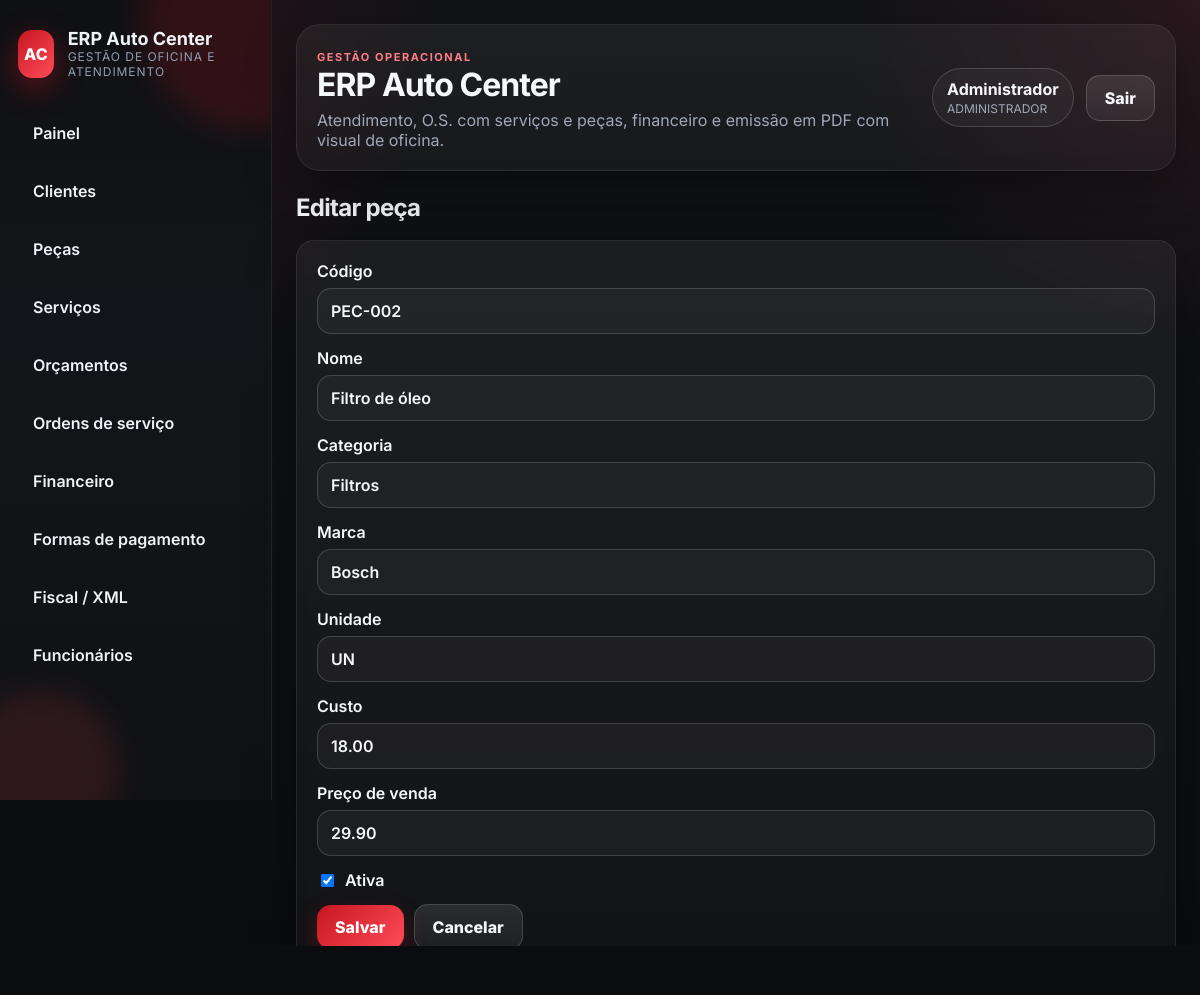
/produtos/2/editar (signed in), run on the app's committed database.
### app/models.py (models this page shows, shortened)
class TimestampMixin:
    created_at = db.Column(db.DateTime, default=datetime.now, nullable=False)
    updated_at = db.Column(db.DateTime, default=datetime.now, onupdate=datetime.now, nullable=False)

class SerializableMixin:
    def to_dict(self) -> dict:
        data: dict = {}
        for column in self.__table__.columns:
            value = getattr(self, column.name)
            if isinstance(value, (datetime, date)):
                data[column.name] = value.isoformat()
            elif isinstance(value, Decimal):
                data[column.name] = float(value)
            else:
                data[column.name] = value
        return data

class User(db.Model, TimestampMixin, SerializableMixin):
    __tablename__ = 'users'
    id = db.Column(db.Integer, primary_key=True)
    username = db.Column(db.String(50), unique=True, nullable=False)
    password_hash = db.Column(db.String(255), nullable=False)
    role = db.Column(db.String(30), nullable=False, default='MECANICO')
    nome = db.Column(db.String(120), nullable=False)
    ativo = db.Column(db.Boolean, default=True, nullable=False)

class Product(db.Model, TimestampMixin, SerializableMixin):
    __tablename__ = 'products'
    id = db.Column(db.Integer, primary_key=True)
    codigo = db.Column(db.String(40), unique=True, nullable=False)
    nome = db.Column(db.String(120), nullable=False)
    categoria = db.Column(db.String(80))
    marca = db.Column(db.String(80))
    unidade = db.Column(db.String(20), default='UN', nullable=False)
    custo = db.Column(db.Numeric(12, 2), nullable=False, default=0)
    preco_venda = db.Column(db.Numeric(12, 2), nullable=False, default=0)
    ativo = db.Column(db.Boolean, default=True, nullable=False)

### app/web.py (the view)
@web_bp.route('/produtos/<int:product_id>/editar', methods=['GET', 'POST'])
@login_required
@admin_required
def products_edit(product_id: int):
    product = db.session.get(Product, product_id)
    if not product:
        return redirect(url_for('web.products_index'))
    if request.method == 'POST':
        _fill_product_from_form(product)
        db.session.commit()
        flash('Peça atualizada.', 'success')
        return redirect(url_for('web.products_index'))
    return render_template('produtos/form.html', product=product)

### app/auth.py (called while the page is built)
def current_user() -> User | None:
    user_id = session.get(SESSION_KEY)
    if not user_id:
        return None
    return db.session.get(User, user_id)

def login_required(view):
    @wraps(view)
    def wrapped(*args, **kwargs):
        if not current_user():
            flash('Faça login para continuar.', 'warning')
            return redirect(url_for('web.login', next=request.path))
        return view(*args, **kwargs)
    return wrapped

def role_required(*roles: str):
    def decorator(view):
        @wraps(view)
        def wrapped(*args, **kwargs):
            user = current_user()
            if not user:
                return redirect(url_for('web.login'))
            if user.role not in roles:
                abort(403)
            return view(*args, **kwargs)
        return wrapped
    return decorator

### app/templates/produtos/form.html
{% extends 'base.html' %}
{% block content %}
<div class="page-header"><div><h2>{{ 'Editar peça' if product else 'Nova peça' }}</h2></div></div>
<div class="card">
  <form method="post">
    <div class="form-grid-3">
      <label>Código<input type="text" name="codigo" value="{{ product.codigo if product else '' }}" required></label>
      <label>Nome<input type="text" name="nome" value="{{ product.nome if product else '' }}" required></label>
      <label>Categoria<input type="text" name="categoria" value="{{ product.categoria if product else '' }}"></label>
      <label>Marca<input type="text" name="marca" value="{{ product.marca if product else '' }}"></label>
      <label>Unidade<input type="text" name="unidade" value="{{ product.unidade if product else 'UN' }}"></label>
      <label>Custo<input type="number" step="0.01" name="custo" value="{{ product.custo if product else 0 }}"></label>
      <label>Preço de venda<input type="number" step="0.01" name="preco_venda" value="{{ product.preco_venda if product else 0 }}"></label>
    </div>
    <label class="checkbox"><input type="checkbox" name="ativo" {% if not product or product.ativo %}checked{% endif %}>Ativa</label>
    <div class="actions"><button type="submit">Salvar</button><a class="button secondary" href="{{ url_for('web.products_index') }}">Cancelar</a></div>
  </form>
</div>
{% endblock %}

### app/templates/base.html (shortened to what this page needs)
<!DOCTYPE html>
<html lang="pt-BR">
<head>
  <link rel="stylesheet" href="{{ url_for('static', filename='styles.css') }}">
</head>
<body>
  <aside class="sidebar">
    <div class="sidebar-glow sidebar-glow-top"></div>
    <div class="sidebar-glow sidebar-glow-bottom"></div>
    <div class="brand">
      <div class="brand-badge">AC</div>
      <div>
        <strong>ERP Auto Center</strong>
        <span>gestão de oficina e atendimento</span>
      </div>
    </div>
    <nav>
      <a href="{{ url_for('web.dashboard') }}">Painel</a>
      <a href="{{ url_for('web.clients_index') }}">Clientes</a>
      <a href="{{ url_for('web.products_index') }}">Peças</a>
      <a href="{{ url_for('web.services_index') }}">Serviços</a>
      <a href="{{ url_for('web.budgets_index') }}">Orçamentos</a>
      <a href="{{ url_for('web.work_orders_index') }}">Ordens de serviço</a>
      {% if current_user() and current_user().role == 'ADMINISTRADOR' %}
      <a href="{{ url_for('web.finance_index') }}">Financeiro</a>
      <a href="{{ url_for('web.payment_methods_index') }}">Formas de pagamento</a>
      <a href="{{ url_for('web.fiscal_index') }}">Fiscal / XML</a>
      <a href="{{ url_for('web.employees_index') }}">Funcionários</a>
      {% endif %}
    </nav>
  </aside>
  <main class="main">
    <header class="topbar card glass-card">
      <div>
        <span class="eyebrow">gestão operacional</span>
        <h1>ERP Auto Center</h1>
        <p>Atendimento, O.S. com serviços e peças, financeiro e emissão em PDF com visual de oficina.</p>
      </div>
      <div class="user-box">
        {% if current_user() %}
        <div class="user-chip">
          <strong>{{ current_user().nome }}</strong>
          <span>{{ current_user().role }}</span>
        </div>
        <a class="button secondary" href="{{ url_for('web.logout') }}">Sair</a>
        {% endif %}
      </div>
    </header>
    {% block content %}{% endblock %}
  </main>
</body>
</html>

### data on the page
User: nome "Administrador", role "ADMINISTRADOR"
Product: codigo "PEC-002", nome "Filtro de óleo", categoria "Filtros", marca "Bosch", unidade "UN", custo "18.00", preco_venda "29.90", ativo "☑"

### other printed values
{{ 'Editar peça' if product else 'Nova peça' }} "Editar peça"
